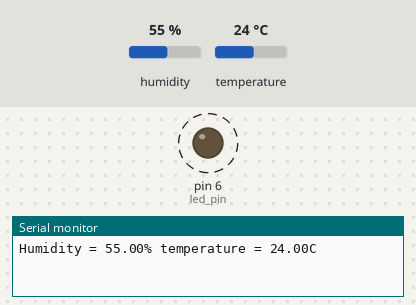
Recording of a sketch running on a simulated Arduino Uno, built with avr-gcc and run on an emulated ATmega328P. On the bench: output pins drawn as LEDs (lit = HIGH), the last lines printed to the serial monitor. Dashed ring = blinking. Inputs (shaded band) come from the test bench; at power-on: humidity 55 %, temperature 24 °C.

Above: at 2.28 s.
2.3 s: humidity set to 42 %
5.8 s: humidity set to 39 %
At 7.3 s:
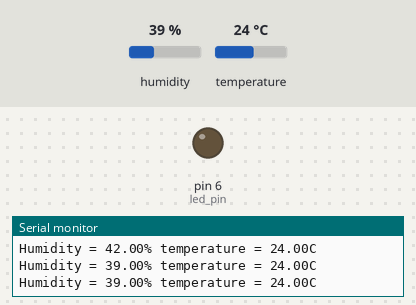
Timing chart, 0 to 8.8 s (numbered marks = the images above; inputs shaded):
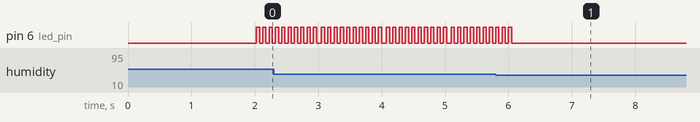

Measured:
- the behaviour switches between 41 and 40 % on humidity (found by bisection; images 0 and 1)
- after the input at 5.8 s, pin 6 (led_pin): goes on until 6.0 s, then stays LOW
- by itself, pin 6 (led_pin): alternates HIGH for 0.05 s and LOW for 0.05 s

The sketch:

dht_alert.ino
```cpp
#include <dht.h>
#define dht_pin 5   //訊號從pin 5 進來
#define led_pin 6   //LED 輸出的電位
dht DHT;

int Alert_Value = 60;
int count = 20;

void setup(){
  Serial.begin(9600);
  pinMode(led_pin,OUTPUT);
  delay(1000);
}

void loop(){
  if(count == 0){
    DHT.read11(dht_pin);
    print_HT();
    count = 20;
  }

  if(DHT.humidity > 40 && count % 2 ==0){
    digitalWrite(led_pin,HIGH);
  }else{
    digitalWrite(led_pin,LOW);
  }

  count--;
  delay(50);
}


void print_HT(){
  Serial.print("Humidity = ");
  Serial.print(DHT.humidity);
  Serial.print("% ");
  Serial.print("temperature = ");
  Serial.print(DHT.temperature);
  Serial.println("C ");
}
```
